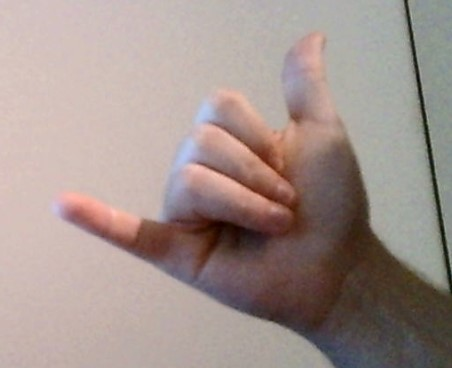
#> input picture Samples/call_me.jpg, 452 x 368 px, given in place of the camera
$ python FingerCount.py
#> lines starting #> are read from the running program, lines starting #| are printed output that depends on the picture; after the words box and inside, x2 and y2 are one past the last pixel; in counts of white or black regions, pixels touching at a corner belong together
from cv2 import cv2 as cv
from detectGesture import detectGesture
from gestures import *
import calculator
import validator
import numpy as np
import math


cam = cv.VideoCapture(0)
#cam = cv.VideoCapture(path) sample video
cam.set(cv.CAP_PROP_AUTOFOCUS, 0)

kernel = np.ones((5,5),np.uint8)
blur = (3,3)

fFrame = cv.flip(cam.read()[1], 1)
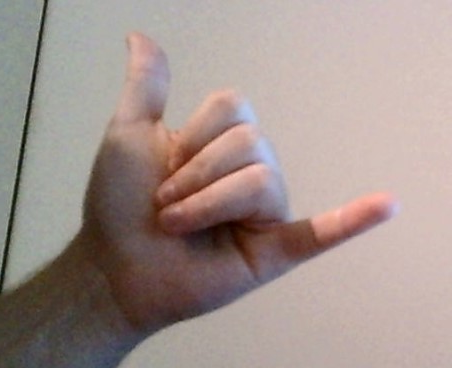
#> fFrame: shape (368, 452, 3); mean B, G, R 141.7, 147, 163
fRoi = fFrame[75:350, 75:350]
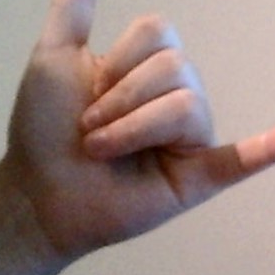
#> fRoi: shape (275, 275, 3); mean B, G, R 120, 125.3, 147.8
fGray = cv.cvtColor(fRoi, cv.COLOR_BGR2GRAY)
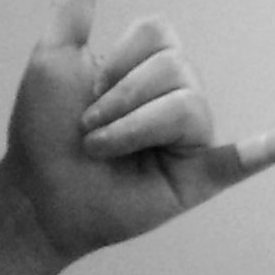
#> fGray: shape (275, 275); min 8, max 215, mean 131.4
fGray = cv.GaussianBlur(fGray, blur, 0)


delay = 80
history = []
gestureSeq = []
mostCommon = ""
prev = "Operation"
chain = []
calculated = False
font = cv.FONT_HERSHEY_SIMPLEX


while(cam.isOpened):

    frame = cv.flip(cam.read()[1], 1)
    roi = frame[75:350, 75:350]
    gRoi = cv.cvtColor(roi, cv.COLOR_BGR2GRAY)
    gROi = cv.GaussianBlur(gRoi, blur, 0)
    cv.rectangle(frame,(74,74),(350,350),(7,205,255),0)
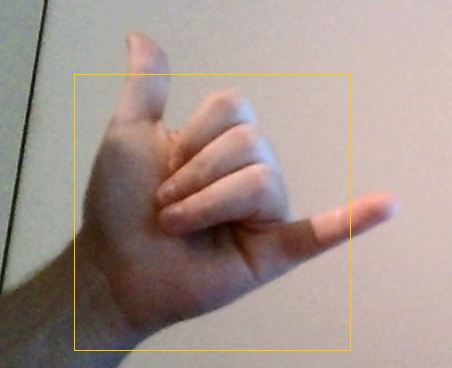
#> frame: shape (368, 452, 3); 0.66% of pixels changed, all inside (x1, y1, x2, y2) = (74, 74, 351, 351)
    cv.rectangle(roi, (0,75), (130,220),(7,205,255),0)
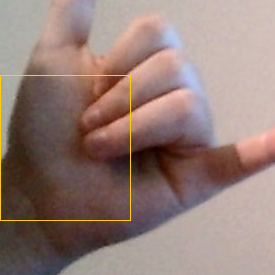
#> roi: shape (275, 275, 3); 0.73% of pixels changed, all inside (x1, y1, x2, y2) = (0, 75, 131, 221)

    diff = cv.subtract(fGray, gRoi)
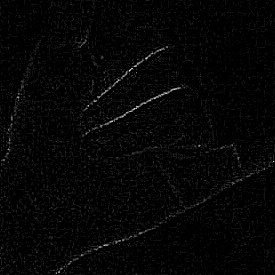
#> diff: shape (275, 275); min 0, max 15, mean 0.286; drawn with min black and max white
    bDiff = cv.threshold(diff, 20, 255, cv.THRESH_BINARY)[1]
#> bDiff: shape (275, 275); every value is 0
    bDiff = cv.dilate(bDiff, kernel, iterations=2)

    contours = cv.findContours(bDiff, cv.RETR_TREE, cv.CHAIN_APPROX_SIMPLE)[0]
#> contours = []
    if contours != []:
        hull_list = []
        for i in range(len(contours)):
            hull = cv.convexHull(contours[i])
            hull_list.append(hull)
        cv.drawContours(roi, contours, -1, (0,255,255), 1)
        cv.drawContours(roi, hull_list, -1, (48,250,17), 2)

        res = contours[0]
        hull = cv.convexHull(res, returnPoints=False)
        gesture = detectGesture(contours, res, hull)
        if gesture != None:
            cv.putText(roi, str(gesture), (5, 25), font, 1, (0,255,255))
        else:
            cv.putText(roi, "Unrecognized", (5, 25), font, 1, (28,28,212))
        if gesture != None:
            history.append(gesture)
            if len(history) >= delay:
                mostCommon = max(set(history), key = history.count)
                history.clear()
                if len(gestureSeq) >= 2 and mostCommon == "rock": #TODO move above/skip passing "rock" to calculator
                    prosSeq = calculator.createSeq(gestureSeq)
                    if prosSeq:
                        total = calculator.calculateTotal(prosSeq)
                        cv.putText(roi, str(total), (5, 265), font, 1, (255,0,0))
                    calculated = True
                if prev == "Operation":
                    if not chain and isinstance(mostCommon, int):
                        chain.append(mostCommon)
                    elif len(chain) == 1 and isinstance(chain[0], int) and isinstance(mostCommon, str) and mostCommon != Calc:
                        chain.append(mostCommon)
                    elif len(chain) == 2 and isinstance(chain[0], int) and isinstance(chain[1], str) and chain[1] != Calc and isinstance(mostCommon, int):
                        chain.append(mostCommon)
                        prev, valid = validator.isValid(prev, chain)
                        gestureSeq.extend(chain)
                        chain = []
                    else:
                        cv.putText(roi, "Invalid sequence", (5, 265), font, 1, (28,28,212))
                elif prev == "Number":
                    prev, valid = validator.isValid(prev, mostCommon)
                    if valid:
                            gestureSeq.append(mostCommon)
                            chain = []
                else:
                    cv.putText(roi, "Invalid sequence", (5, 265), font, 1, (28,28,212))
            cv.putText(roi, str(mostCommon), (5, 265), font, 1, (0,255,255)) #debugging purposes/shows whats getting added basically
    if calculated:
        cv.putText(roi, "Calculation:", (135 ,190), font, 0.4, (0,255,255))
        cv.putText(roi, str(prosSeq), (135 ,210), font, 0.4, (0,255,255))
        cv.putText(roi, "Result:", (135 ,238), font, 0.4, (25,0,255))
        cv.putText(roi, str(total), (135 ,265), font, 1, (25,0,255))


    cv.imshow("Focus", roi)
    cv.imshow("diffroi", diff)
    cv.imshow("bin", bDiff)
    cv.imshow("Main cam", frame)
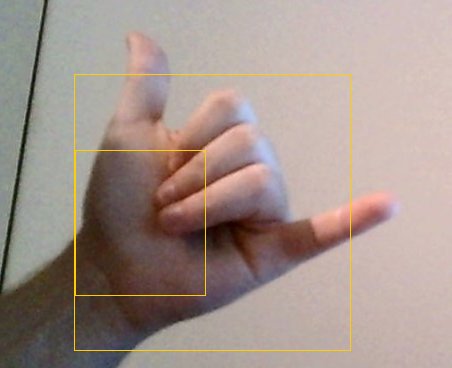
#> window 'Main cam': shape (368, 452, 3); mean B, G, R 140.4, 147.7, 164

    if cv.waitKey(1) & 0xFF == ord("q"):
#> (key q is pressed here)
        break

cam.release()
cv.destroyAllWindows()

$ run again, on Samples/fingers.jpg
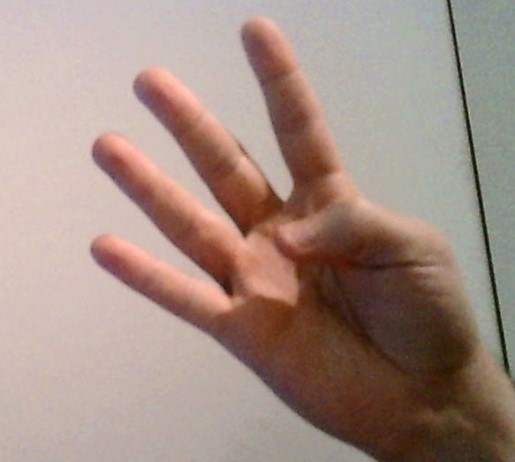
#> input picture Samples/fingers.jpg, 515 x 462 px, given in place of the camera
#> frame: shape (462, 515, 3); mean B, G, R 131.7, 142.2, 164.5
#> roi: shape (275, 275, 3); mean B, G, R 101.7, 116.9, 151.2
#> `diff = cv.subtract(fGray, gRoi)`:
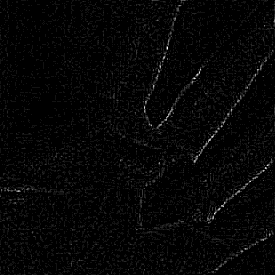
#> diff: shape (275, 275); min 0, max 13, mean 0.298; drawn with min black and max white
#> bDiff: shape (275, 275); every value is 0
#> contours = []
#> `cv.imshow("Main cam", frame)`:
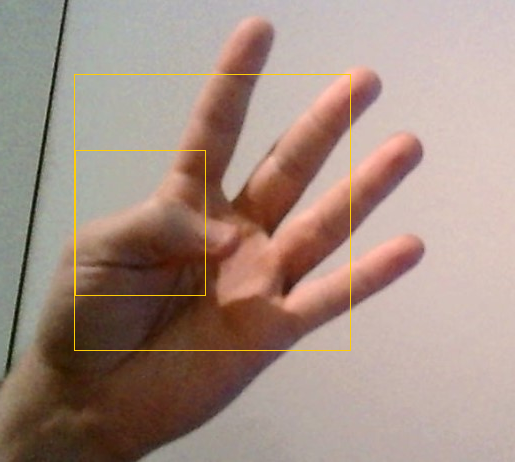
#> window 'Main cam': shape (462, 515, 3); mean B, G, R 131.5, 142.5, 164.8

$ run again, on Samples/fist.jpg
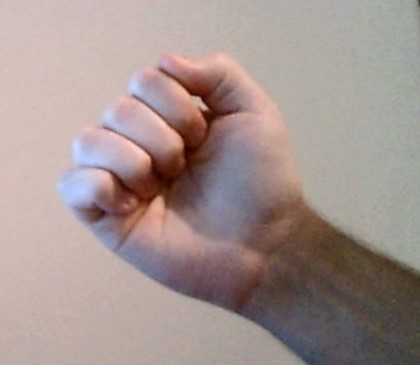
#> input picture Samples/fist.jpg, 420 x 365 px, given in place of the camera
#> frame: shape (365, 420, 3); mean B, G, R 142.8, 148, 164.5
#> roi: shape (275, 275, 3); mean B, G, R 127.2, 130.4, 152.4
#> `diff = cv.subtract(fGray, gRoi)`:
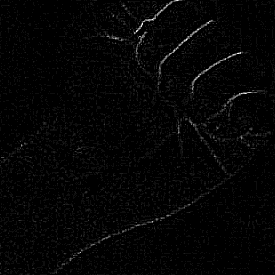
#> diff: shape (275, 275); min 0, max 16, mean 0.305; drawn with min black and max white
#> bDiff: shape (275, 275); every value is 0
#> contours = []
#> `cv.imshow("Main cam", frame)`:
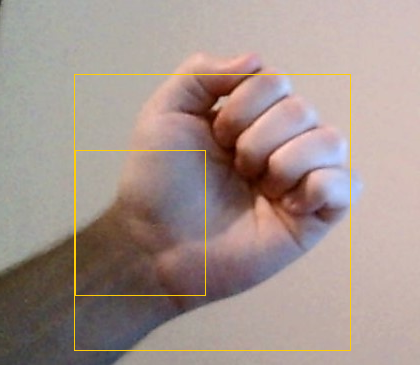
#> window 'Main cam': shape (365, 420, 3); mean B, G, R 142.4, 148.3, 164.9

$ run again, on Samples/palm.jpg
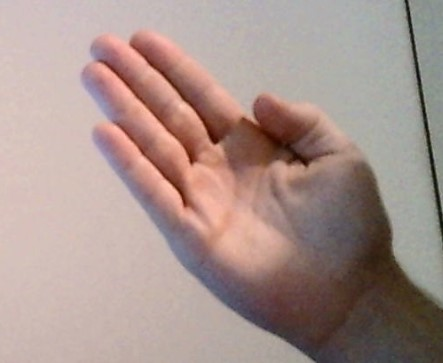
#> input picture Samples/palm.jpg, 443 x 363 px, given in place of the camera
#> frame: shape (363, 443, 3); mean B, G, R 140.4, 147.8, 169.1
#> contours = 3 contours; box (x1, y1, x2, y2) and area: (181, 120, 190, 129) 64, (200, 0, 210, 5) 36, (245, 0, 254, 5) 32
#> the loop `for i in range(len(contours)):` made 3 passes
#> hull on passes 1 to 3: [[189, 120], [189, 128], [181, 128], [181, 120]], [[253, 0], [253, 4], [245, 4], [245, 0]], [[209, 0], [209, 4], [200, 4], [200, 0]]
#> after the loop `for i in range(len(contours)):`: hull_list has the same summary as contours
#> res = [[181, 120], [181, 128], [189, 128], [189, 120]]
#> `hull = cv.convexHull(res, returnPoints=False)`: hull = [3, 2, 1, 0]
#> `cv.imshow("Main cam", frame)`:
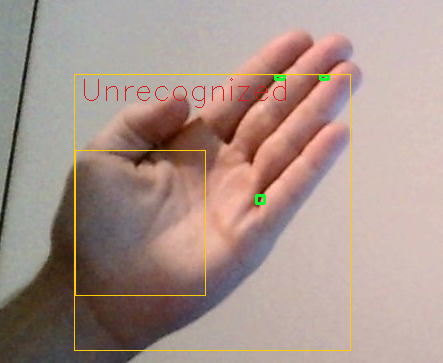
#> window 'Main cam': shape (363, 443, 3); mean B, G, R 139.7, 148, 169.4
